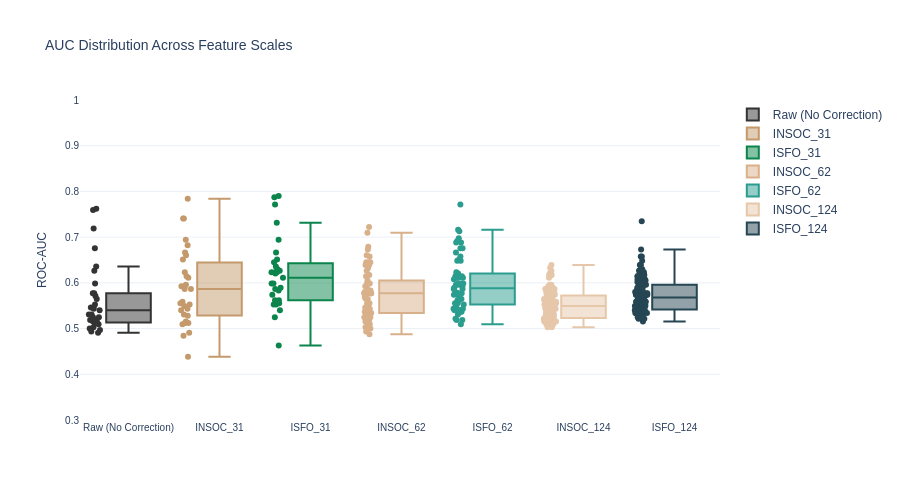

This figure's notebook cell:
### Markdown cell above
##### 3.3.3.2 Scalability features wise

### Code cell
# ======================================================================================
# GLOBAL LAYOUTS & COLOR MAPPINGS FOR FEATURE SCALABILITY
# ======================================================================================

FEATURE_SCALABILITY_COLORS = {
    'Raw (No Correction)': '#333333',
    'ISFO_31': '#0b854c',
    'ISFO_62': '#2a9d8f',
    'ISFO_124': '#264653',
    'INSOC_31': '#c49a6c',
    'INSOC_62': '#d8b08a',
    'INSOC_124': '#e6c7aa',
}

# ======================================================================================
# DETERMINISTIC FEATURE INTERPOLATION
# ======================================================================================

def augment_features_matrix(X, target_features):
    """Linearly interpolates empirical data along the feature axis to synthetically scale feature sizes."""
    n_samples, n_features = X.shape
    x_orig = np.linspace(0, 1, n_features)
    x_new = np.linspace(0, 1, target_features)
    
    # Interpolating horizontally across features (axis=1)
    interpolator = interp1d(x_orig, X, axis=1, kind="linear", bounds_error=False, fill_value="extrapolate")
    X_aug = interpolator(x_new)
    return X_aug

# ======================================================================================
# FEATURE SCALABILITY EVALUATION PIPELINE
# ======================================================================================

def _calculate_rsd(X):
    return np.median(np.std(X, axis=0, ddof=1) / (np.abs(np.mean(X, axis=0)) + 1e-12) * 100)

def _process_one_feature_scalability(feat_idx, scales_data, correction_models, classifiers, effect_size):
    df_run_list = []
    rsd_records = []
    
    # Extract the baseline scale to attach Raw (No Correction) to it dynamically
    min_scale = min(scales_data.keys())
    
    for scale, data in scales_data.items():
        X_raw_local = data["X"]
        n_features = X_raw_local.shape[1]
        
        # If the feature index being evaluated doesn't exist in this scale, skip it
        if feat_idx >= n_features:
            continue
            
        engine = SimpleClinicalSyntheticGCIMSEngine(
            X_raw=X_raw_local, batch_labels=data["b"], run_order=data["acq"],
            qc_count_per_batch=3, n_biomarkers=1, effect_size=effect_size,
            biological_variance=0.10, background_noise_std=0.01,
            target_feature_idx=feat_idx, random_state=42
        )
        d = engine.generate()
        
        meta_qc = pd.DataFrame({"batch": d["batch_labels_qc"], "acq_order": d["run_order_qc"]})
        meta_pat = pd.DataFrame({"batch": d["batch_labels_patients"], "acq_order": d["run_order_patients"]})
        X_qc, X_pat = d["X_qc"], d["X_patients"]
        
        methods_to_run = {}
        if scale == min_scale:
            methods_to_run["Raw (No Correction)"] = None

        for base_name, model in correction_models.items():
            methods_to_run[f"{base_name}_{scale}"] = model
            
        df_run = evaluate_inductive_logo(
            X_pat, d["group_labels"], d["batch_labels_patients"],
            X_qc, meta_qc, d["batch_labels_qc"],
            methods_to_run, classifiers, meta_pat
        )
        df_run_list.append(df_run)
        
        for m_name, model in methods_to_run.items():
            if model is None:
                X_qc_corr, X_pat_corr = X_qc, X_pat
            else:
                m_clone = deepcopy(model).fit(X_qc, meta_qc)
                sig = inspect.signature(m_clone.transform).parameters
                if 'meta_pat' in sig:
                    X_qc_corr = m_clone.transform(X_qc, meta_pat=meta_qc)
                    X_pat_corr = m_clone.transform(X_pat, meta_pat=meta_pat)
                elif 'meta' in sig:
                    X_qc_corr = m_clone.transform(X_qc, meta=meta_qc)
                    X_pat_corr = m_clone.transform(X_pat, meta=meta_pat)
                else:
                    X_qc_corr = m_clone.transform(X_qc)
                    X_pat_corr = m_clone.transform(X_pat)
            
            rsd_records.append({
                "Correction": m_name,
                "RSD_QC_Median": _calculate_rsd(X_qc_corr),
                "RSD_QC_Target": (np.std(X_qc_corr[:, feat_idx], ddof=1) / (np.abs(np.mean(X_qc_corr[:, feat_idx])) + 1e-12)) * 100,
                "RSD_Pat_Median": _calculate_rsd(X_pat_corr),
                "RSD_Pat_Target": (np.std(X_pat_corr[:, feat_idx], ddof=1) / (np.abs(np.mean(X_pat_corr[:, feat_idx])) + 1e-12)) * 100,
            })
            
    if not df_run_list:
        return pd.DataFrame()
        
    df_all_runs = pd.concat(df_run_list, ignore_index=True)
    df_rsd = pd.DataFrame(rsd_records)
    df_merged = pd.merge(df_all_runs, df_rsd, on="Correction")
    df_merged["Feature_Idx"] = feat_idx
    return df_merged


def evaluate_feature_scalability(X_raw, batches, acq_order, correction_models, classifiers, effect_size=1.05):
    n_base = X_raw.shape[1]
    n_x2 = n_base * 2
    n_x4 = n_base * 4
    
    print(f"[INFO] Generating synthetically scaled feature matrices (Base: {n_base}, x2: {n_x2}, x4: {n_x4})...")
    X_raw_x2 = augment_features_matrix(X_raw, target_features=n_x2)
    X_raw_x4 = augment_features_matrix(X_raw, target_features=n_x4)
    
    scales_data = {
        n_base: {"X": X_raw, "b": batches, "acq": acq_order},
        n_x2: {"X": X_raw_x2, "b": batches, "acq": acq_order},
        n_x4: {"X": X_raw_x4, "b": batches, "acq": acq_order},
    }
    
    all_feature_results = Parallel(n_jobs=-1)(
        delayed(_process_one_feature_scalability)(
            feat_idx, scales_data, correction_models, classifiers, effect_size
        ) for feat_idx in range(n_x4)  # Iterate up to the maximum number of features
    )
    
    df_all = pd.concat([res for res in all_feature_results if not res.empty], ignore_index=True)
    numeric_cols = ["ROC-AUC", "Accuracy", "RSD_QC_Median", "RSD_QC_Target"]
    agg_summary = df_all.groupby(["Correction", "Classifier"])[numeric_cols].mean().round(3)
    print(agg_summary.to_string())
    return df_all, agg_summary


def prepare_delta_metrics_features(df_all_metrics):
    df = df_all_metrics.copy()
    numeric_cols = df.select_dtypes(include=[np.number]).columns.tolist()
    if 'Feature_Idx' in numeric_cols:
        numeric_cols.remove('Feature_Idx')
    df_agg = df.groupby(['Correction', 'Feature_Idx'], as_index=False)[numeric_cols].mean()
    raw_baseline = df_agg[df_agg['Correction'] == 'Raw (No Correction)'][['Feature_Idx', 'ROC-AUC', 'RSD_QC_Target']].copy()
    raw_baseline = raw_baseline.rename(columns={'ROC-AUC': 'Raw_AUC', 'RSD_QC_Target': 'Raw_RSD'})
    df_merged = df_agg.merge(raw_baseline, on='Feature_Idx', how='left')
    df_merged['Delta_AUC'] = df_merged['ROC-AUC'] - df_merged['Raw_AUC']
    df_merged['Delta_RSD'] = df_merged['RSD_QC_Target'] - df_merged['Raw_RSD']
    return df_merged


def _scale_sort_key_feat(name: str):
    if name == 'Raw (No Correction)':
        return (0, 0, name)
    parts = name.split('_')
    n = int(parts[-1]) if parts[-1].isdigit() else 9999
    return (1, n, name)


def plot_feature_scalability_auc_box(df, color_map):
    fig = go.Figure()
    methods = sorted(df['Correction'].unique(), key=_scale_sort_key_feat)
    
    for method in methods:
        data = df[df['Correction'] == method]
        fig.add_trace(go.Box(
            y=data['ROC-AUC'], name=method, boxpoints='all', jitter=0.3, 
            marker_color=color_map.get(method, '#333333')
        ))
        
    fig.update_layout(height=500)
    fig.update_yaxes(title_text="ROC-AUC", range=[0.3, 1.0])
    apply_plotly_consistent_style(fig, "AUC Distribution Across Feature Scales", None, "ROC-AUC")
    save_clean_plotly(fig, "sec3_3_3_feature_scalability_auc_box")
    fig.show()


# ======================================================================================
# EXECUTION
# ======================================================================================

clf = build_classifiers(pls_components=2)

# Using the new updated naming convention
feature_scalability_models = {
    "ISFO": InductiveISFO(n_components_batch=3, n_components_acq=1),
    "INSOC": InductiveINSOC(n_components_batch=3, n_components_acq=1),
}

df_feat_scale, agg_feat_summary = evaluate_feature_scalability(
    X_raw=X_raw, 
    batches=batches, 
    acq_order=meta_df[time_col].values, 
    correction_models=feature_scalability_models, 
    classifiers=clf, 
    effect_size=1.05
)

df_plot_feat = prepare_delta_metrics_features(df_feat_scale)
plot_feature_scalability_auc_box(df_plot_feat, FEATURE_SCALABILITY_COLORS)

### Figure 1 — Plotly figure (JSON) as saved in the notebook; plotly's stock layout.template omitted (floating-point values rounded to 4 significant figures)
{"data": [{"boxpoints": "all", "jitter": 0.3, "marker": {"color": "#333333"}, "name": "Raw (No Correction)", "type": "box", "y": [0.6759, 0.5123, 0.7593, 0.6358, 0.7623, 0.571, 0.5309, 0.4907, 0.5525, 0.5463, 0.7191, 0.5031, 0.5648, 0.5463, 0.5309, 0.5247, 0.5247, 0.5988, 0.4938, 0.5185, 0.6265, 0.5432, 0.5772, 0.5185, 0.5401, 0.5, 0.5772, 0.5123, 0.5093, 0.5154, 0.4969]}, {"boxpoints": "all", "jitter": 0.3, "marker": {"color": "#c49a6c"}, "name": "INSOC_31", "type": "box", "y": [0.6821, 0.5154, 0.7407, 0.6512, 0.7407, 0.6235, 0.6142, 0.4383, 0.5864, 0.5926, 0.784, 0.5525, 0.5586, 0.5494, 0.5864, 0.5432, 0.5556, 0.6944, 0.4846, 0.5123, 0.6667, 0.5926, 0.6111, 0.5401, 0.5957, 0.5123, 0.6605, 0.5093, 0.5309, 0.5278, 0.4907]}, {"boxpoints": "all", "jitter": 0.3, "marker": {"color": "#0b854c"}, "name": "ISFO_31", "type": "box", "y": [0.6358, 0.5741, 0.787, 0.6296, 0.7315, 0.6451, 0.6204, 0.463, 0.6667, 0.5895, 0.7901, 0.6111, 0.5833, 0.5988, 0.6235, 0.6235, 0.5864, 0.7716, 0.5556, 0.5617, 0.6944, 0.6512, 0.5988, 0.5617, 0.6235, 0.5525, 0.6265, 0.5525, 0.5401, 0.5247, 0.5586]}, {"boxpoints": "all", "jitter": 0.3, "marker": {"color": "#d8b08a"}, "name": "INSOC_62", "type": "box", "y": [0.5494, 0.5772, 0.5895, 0.5463, 0.5802, 0.5154, 0.7099, 0.6049, 0.6389, 0.6142, 0.6451, 0.6265, 0.6451, 0.5031, 0.4938, 0.4877, 0.5093, 0.5401, 0.5772, 0.5772, 0.6605, 0.5833, 0.5648, 0.5772, 0.7222, 0.6389, 0.5772, 0.5556, 0.6574, 0.5463, 0.537, 0.5062, 0.5556, 0.5833, 0.6173, 0.6728, 0.679, 0.5247, 0.537, 0.5648, 0.5772, 0.6451, 0.6327, 0.5772, 0.5988, 0.534, 0.5432, 0.537, 0.5772, 0.5679, 0.5988, 0.5772, 0.5926, 0.5432, 0.5154, 0.5123, 0.5185, 0.5309, 0.5, 0.5093, 0.5247, 0.5185]}, {"boxpoints": "all", "jitter": 0.3, "marker": {"color": "#2a9d8f"}, "name": "ISFO_62", "type": "box", "y": [0.5772, 0.6142, 0.5957, 0.6481, 0.6574, 0.5494, 0.6975, 0.5617, 0.6111, 0.6142, 0.6512, 0.608, 0.6883, 0.5988, 0.6111, 0.6883, 0.5957, 0.5741, 0.5895, 0.5926, 0.6759, 0.5864, 0.5988, 0.5772, 0.713, 0.5957, 0.5525, 0.537, 0.6667, 0.6481, 0.5617, 0.5648, 0.6142, 0.5679, 0.716, 0.7716, 0.6914, 0.5432, 0.5401, 0.5432, 0.5772, 0.6235, 0.6759, 0.6204, 0.5988, 0.5093, 0.5185, 0.5216, 0.5864, 0.5802, 0.6111, 0.5556, 0.5741, 0.5741, 0.5432, 0.5309, 0.5401, 0.5401, 0.5185, 0.537, 0.537, 0.5556]}, {"boxpoints": "all", "jitter": 0.3, "marker": {"color": "#e6c7aa"}, "name": "INSOC_124", "type": "box", "y": [0.5401, 0.5525, 0.5648, 0.5556, 0.5401, 0.5617, 0.5463, 0.5926, 0.5679, 0.5741, 0.5864, 0.6204, 0.6389, 0.6265, 0.5586, 0.5864, 0.5648, 0.6173, 0.5833, 0.534, 0.5833, 0.5741, 0.571, 0.6111, 0.5494, 0.5154, 0.5031, 0.5093, 0.5123, 0.5093, 0.5123, 0.5031, 0.5123, 0.5154, 0.5833, 0.5432, 0.5586, 0.5185, 0.5556, 0.6142, 0.5957, 0.5864, 0.5586, 0.5556, 0.5895, 0.5432, 0.5648, 0.534, 0.5864, 0.5833, 0.5617, 0.5494, 0.5741, 0.534, 0.5463, 0.5494, 0.5617, 0.5494, 0.5895, 0.5525, 0.5525, 0.5278, 0.5401, 0.5216, 0.5741, 0.5216, 0.6327, 0.5772, 0.5926, 0.5463, 0.571, 0.5432, 0.5957, 0.5802, 0.5247, 0.5154, 0.5216, 0.5309, 0.5216, 0.5494, 0.5679, 0.5617, 0.5494, 0.5525, 0.5617, 0.5617, 0.5401, 0.5154, 0.5772, 0.5216, 0.5278, 0.5216, 0.5309, 0.5278, 0.5278, 0.5247, 0.5185, 0.5556, 0.6173, 0.5586, 0.534, 0.5741, 0.5586, 0.5895, 0.5463, 0.537, 0.5679, 0.5648, 0.5309, 0.5216, 0.5247, 0.5185, 0.5216, 0.5247, 0.5185, 0.5093, 0.5154, 0.5123, 0.5216, 0.5278, 0.5154, 0.5154, 0.5154, 0.5185]}, {"boxpoints": "all", "jitter": 0.3, "marker": {"color": "#264653"}, "name": "ISFO_124", "type": "box", "y": [0.5525, 0.5741, 0.5494, 0.5802, 0.5741, 0.5741, 0.608, 0.7346, 0.6389, 0.6481, 0.6728, 0.6389, 0.6574, 0.6296, 0.5741, 0.5679, 0.5432, 0.5926, 0.5617, 0.5309, 0.6173, 0.5741, 0.5772, 0.6142, 0.6049, 0.5988, 0.5864, 0.608, 0.5802, 0.6265, 0.608, 0.5802, 0.5802, 0.5494, 0.5957, 0.5586, 0.5679, 0.5494, 0.5556, 0.608, 0.5802, 0.5926, 0.5741, 0.5957, 0.5988, 0.5154, 0.5833, 0.5247, 0.6204, 0.5864, 0.5679, 0.5648, 0.5772, 0.5494, 0.534, 0.5494, 0.5833, 0.5556, 0.608, 0.5648, 0.5988, 0.5401, 0.5772, 0.537, 0.6019, 0.5525, 0.6389, 0.5741, 0.6235, 0.6296, 0.6235, 0.6142, 0.6574, 0.5926, 0.534, 0.5401, 0.537, 0.5432, 0.5401, 0.5525, 0.5556, 0.5648, 0.5401, 0.5895, 0.6142, 0.5772, 0.571, 0.534, 0.5833, 0.5401, 0.534, 0.537, 0.5216, 0.537, 0.5247, 0.5247, 0.5216, 0.5556, 0.6265, 0.5741, 0.5463, 0.5926, 0.5586, 0.6019, 0.5525, 0.5432, 0.5586, 0.5586, 0.5617, 0.5494, 0.5401, 0.5401, 0.5432, 0.5494, 0.534, 0.5432, 0.537, 0.5247, 0.534, 0.5278, 0.5401, 0.534, 0.5247, 0.534]}], "layout": {"font": {"family": "Arial", "size": 12}, "height": 500, "title": {"font": {"size": 14}, "text": "AUC Distribution Across Feature Scales"}, "xaxis": {"tickfont": {"size": 10}, "title": {"font": {"size": 12}}}, "yaxis": {"range": [0.3, 1], "tickfont": {"size": 10}, "title": {"font": {"size": 12}, "text": "ROC-AUC"}}}}
